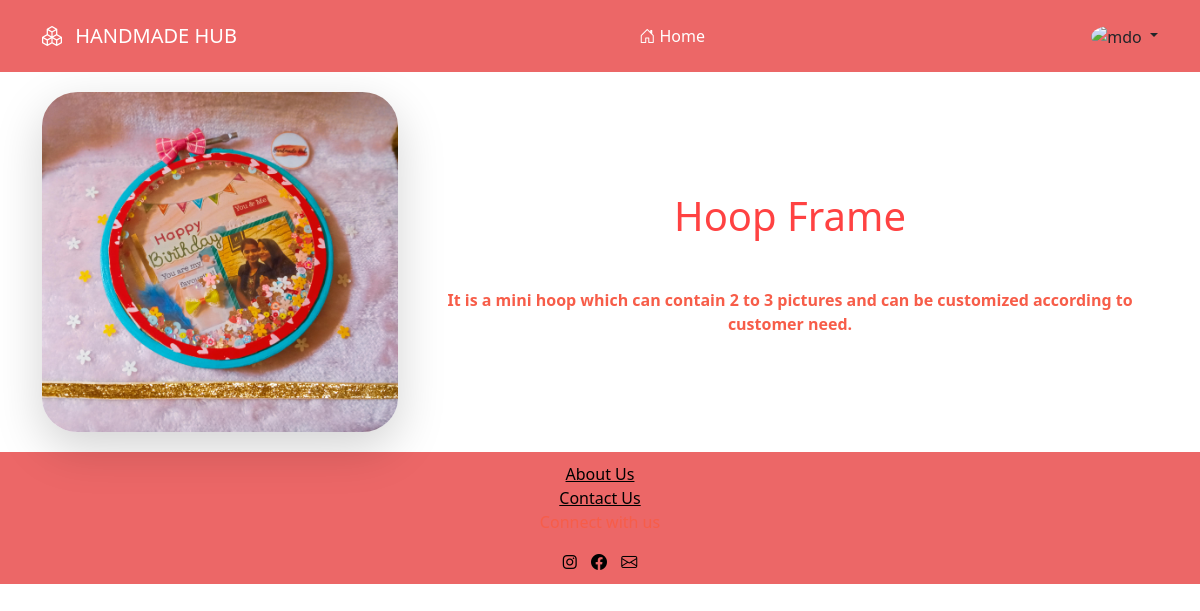
/view_image/2/ (signed in), run on the app's committed database.
### product/models.py (models this page shows, shortened)
class Image(models.Model):
    title = models.CharField(max_length=40)
    image = models.ImageField(upload_to='images/')
    description = models.CharField(max_length=200)
    uploaded_at = models.DateField(auto_now_add=True)
    category = models.ForeignKey(Category, on_delete = models.CASCADE)

### product/views.py (the view)
# urls.py: path('view_image/<int:image_id>/', view_image, name='view_image'),
def view_image(request, image_id):
    try:
        item= Image.objects.get(id=image_id)
        ctx = {
            'img' : item,
            'title' : item.title,
        }
        return render(request, 'product/image_view.html',ctx)
    except:
        return redirect('index')

### templates/product/image_view.html (shortened to what this page needs)
{% extends 'layout/base.html' %}
{% block content %}
<div class="container vh-80">
    <div class="row align-items-center justify-content-center h-100">
        <div class="col-md-6 col-lg-4">
            <img src="{{img.image.url}}" class="img-fluid shadow-lg" alt="{{img.title}}">
        </div>
        <div class="col-md-6 col-lg-8">
            <h1 style="padding-bottom: 40px; padding-top:20px;">{{img.title}}</h1>
            <p>{{img.description}}</p>
        </div>
    </div>
</div>
{% endblock content %}

### templates/product/image_view.html (style rules this page uses)
img { border-radius: 10%; border:10px 10px 10px 10px solid #A5F1E9; box-shadow: rgba(32, 128, 128, 0.26); }
p { color:#f75d49; font-size:medium; }

### data on the page
Image: image (picture), title "Hoop Frame", description "It is a mini hoop which can contain 2 to 3 pictures and can be customized according to customer need."
